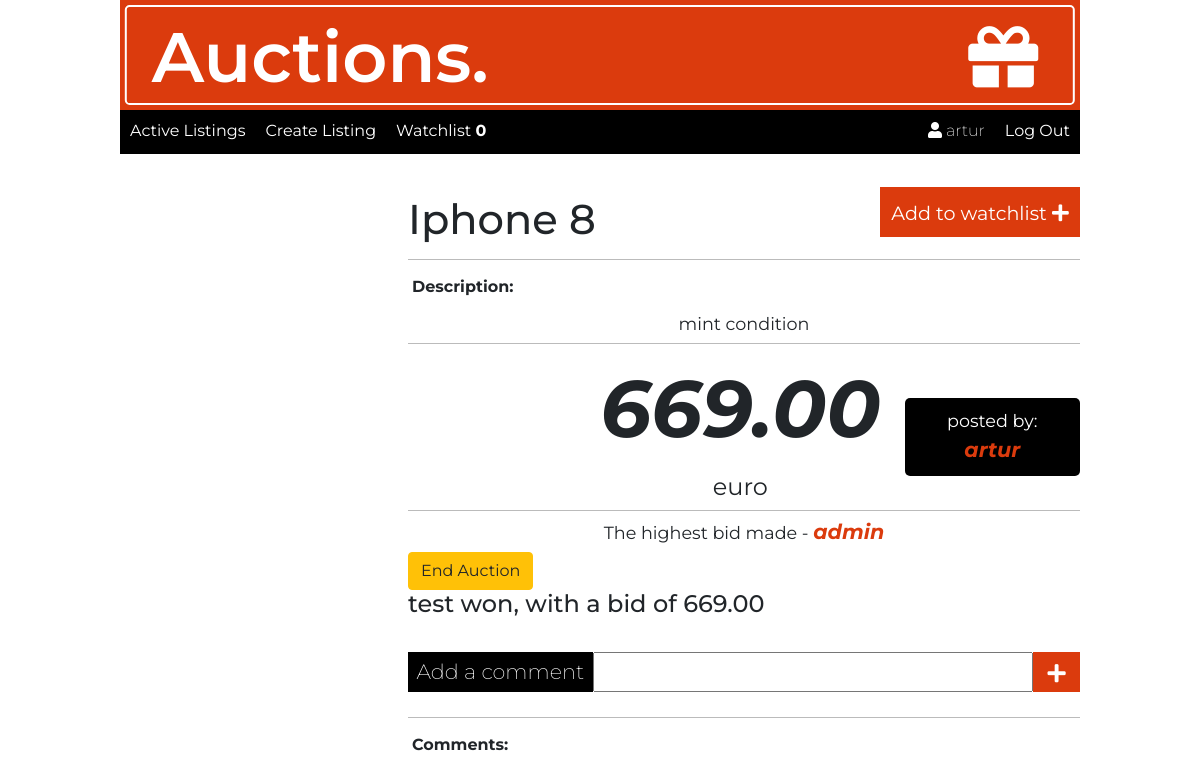
The app's page /item/3/ (signed in), older data.
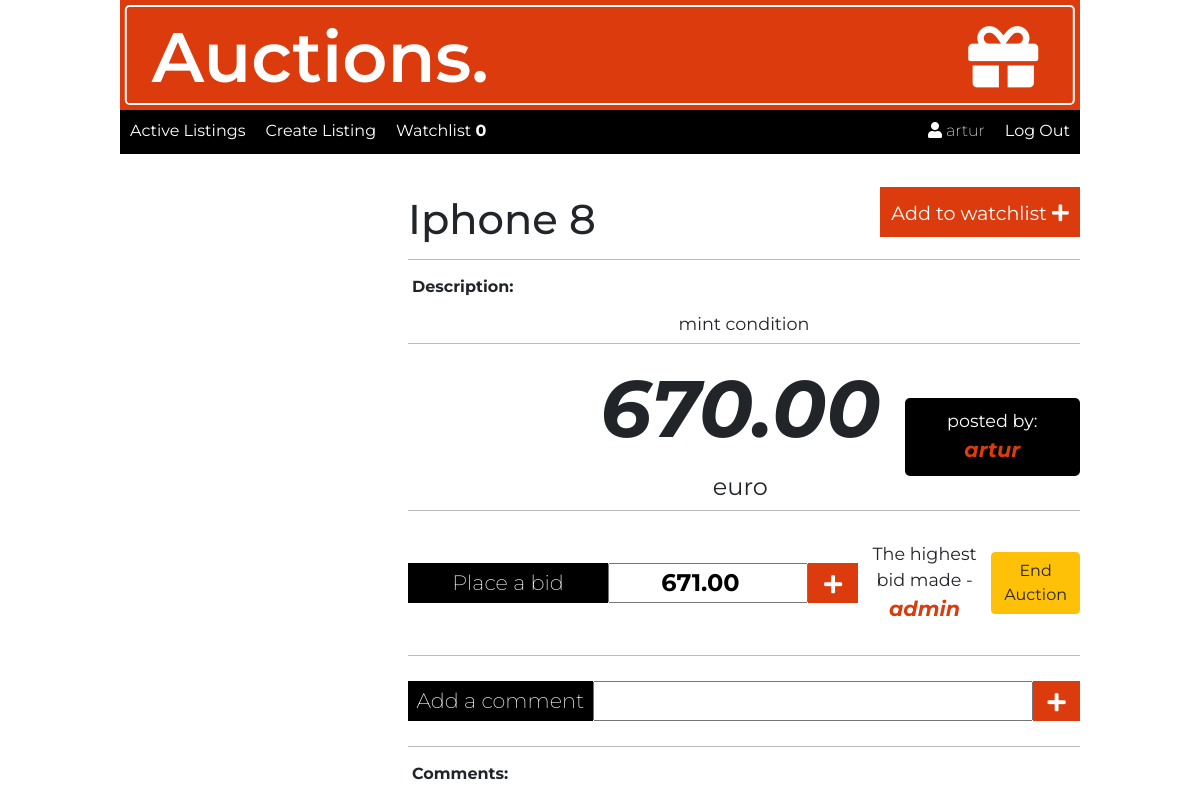
The same page, newer data.
### auctions/models.py (models this page shows, shortened)
class Auction_listings(models.Model):
    image_url = models.CharField(max_length=1000)
    title = models.CharField(max_length=128)
    description = models.TextField(max_length=200)
    category = models.ForeignKey(Category, on_delete=models.CASCADE)
    price = models.DecimalField(decimal_places=2, max_digits=1000)
    created = models.DateTimeField(default=timezone.now, blank=True)
    author = models.ForeignKey(
        settings.AUTH_USER_MODEL, on_delete=models.CASCADE)
    active = models.BooleanField(default=True)

class Bid(models.Model):
    place_bid = models.DecimalField(decimal_places=2, max_digits=1000)
    author = models.ForeignKey(
        settings.AUTH_USER_MODEL, on_delete=models.CASCADE)
    date = models.DateTimeField(default=timezone.now)
    auction = models.ForeignKey(
        Auction_listings, on_delete=models.CASCADE)
    def __str__(self):
        return self.author.username

class User(AbstractUser):
    pass

### auctions/views.py (the view)
# urls.py: path("item/<int:auction_id>/", views.item, name="item"),
def item(request, auction_id):
    auction = Auction_listings.objects.get(id=auction_id)
    bids = Bid.objects.filter(auction=auction)
    last_bid = Bid.objects.all().reverse().last()
    comments = Comment.objects.filter(auction=auction)
    if request.user.is_authenticated:
        watchlist = Watchlist.objects.filter(
            author=request.user, auction=auction).exists()
    if not request.user.is_authenticated:
        watchlist = None
        return HttpResponseRedirect(reverse("login"))
    actual_bid = auction.price
    if bids is not None:
        for bid in bids:
            if bid.place_bid > actual_bid:
                actual_bid = bid.place_bid
    return render(request, "auctions/item.html", {
        'auction': auction,
        'auction_id': auction_id,
        'bids': bids,
        'price': actual_bid,
        'min_bid': actual_bid+1,
        'last': last_bid,
        'comments': comments,
        'watchlist': watchlist
    })

### auctions/context_processors.py (called while the page is built)
def watchlist_all(request):
    user = request.user.is_authenticated
    if user:
        watchlist = Watchlist.objects.filter(author=request.user)
        return {'watchlist_all': watchlist}
    else:
        auctions = Auction_listings.objects.filter(active=True)
        return {'auctions': auctions}

### auctions/templates/auctions/item.html (shortened to what this page needs)
{% extends "auctions/layout.html" %}
{% block body %}
<div class="containerItem">
    <div class="imageItem"><img src="{{auction.image_url}}" alt=""></div>
    <div class="detailsOfItem">
        <div class="headerItem">
            <h2>{{auction.title}}</h2>
            {% if watchlist %}
            <a class="watchlist" href="{% url 'watchlist_remove' auction_id %}">Remove </a>
            {% else %}
            <a class="watchlist" href="{% url 'watchlist_add' auction_id %}">Add to watchlist <i
                    class="fas fa-plus"></i></a>
            {% endif %}
        </div>
        <div class="mainItem">
            <div id="mainItem_description">
                <h6 class="headerStyle">Description:</h6>
                <p>{{auction.description}}</p>
            </div>
            <div class="priceContainer">
                <p id="price"> <span>{{price}}</span> euro</p>
                <p id="auctionAuthor">posted by: <span id="author">{{auction.author}}</span></p>
            </div>
            {% if auction.active and user.is_authenticated %}
            <div id="bid">
                <form action="{% url 'bid' auction.id %}" method="post">
                    <label class="labelItem" for="bid">Place a bid</label>
                    <input type="number" name="bid" placeholder='Place a bid...' min='{{min_bid}}' value='{{min_bid}}'>
                    <button class="btn btn-primary" type="submit"><i class="fas fa-plus"></i></a></button>
                </form>
                {% endif %}
                {% for bid in bids %}
                {% if forloop.last %}
                <p>The highest bid made - <span id="author">{{bid}}</span></p>
                {% endif %}
                {% empty %}
                <p>No bids yet</p>
                {% endfor %}
                {% if auction.author == request.user %}
                <a href="{% url 'auctionend' auction_id %}"><button class="btn btn-warning" type="button">End
                        Auction</button></a>
                {% endif %}
            </div>
            {% if auction.active == False %}
            {% if last.author == request.user %}
            <h4>You WON AUCTION!!!</h4>
            {% else %}
            <h4>{{last.author}} won, with a bid of {{price}}</h4>
            {% endif %}
            {% endif %}
            <div id="addComment">
                <form action="{% url 'comment' auction.id %}" method="post">
                    <label class="labelItem" for="comment">Add a comment</label>
                    <input type="text" name='comment' id="comment">
                    <button class="btn btn-primary" type="submit"><i class="fas fa-plus"></i></a></button>
                </form>
            </div>
            <div id="comments">
                <h6 class="headerStyle">Comments:</h6>
            </div>
        </div>
    </div>
</div>
{% endblock %}

Row changes from the older to the newer data that the page shows:
no longer on this page (row unchanged): Bid: author "test"
changed Auction_listings "Iphone 8": price "669.00" → "670.00"; active False → True (drawn); price "669.00" → (not shown)
Text that changed along with them:
form field bid: (not shown) → "671.00"
text no longer shown: "won, with a bid of"
text now shown: "Place a bid"
